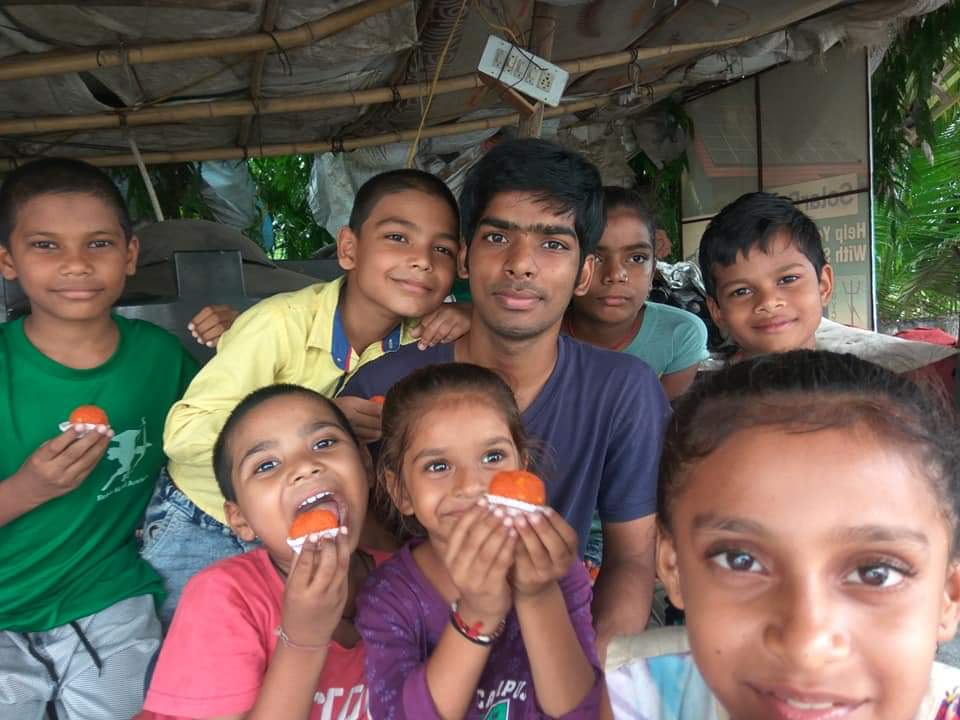
#> input picture CV and IP/ImgData/input/img.jpg, 960 x 720 px, found by its file name
$ python tempmatch.py
#> lines starting #> are read from the running program, lines starting #| are printed output that depends on the picture; after the words box and inside, x2 and y2 are one past the last pixel; in counts of white or black regions, pixels touching at a corner belong together
import cv2 as cv
import numpy as np


#Template matching is a method to find the location of a small part of image in the same image.


img = cv.imread("D:\\ImgData\\input\\img.jpg")
#> img is the input picture: shape (720, 960, 3); mean B, G, R 85.7, 95.4, 109.7
temp = cv.imread("D:\\ImgData\\input\\temp.jpg", 0)
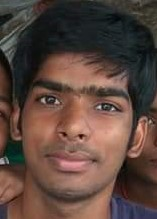
#> input picture CV and IP/ImgData/input/temp.jpg, 157 x 219 px, found by its file name
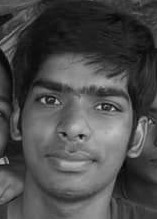
#> temp: shape (219, 157); min 2, max 219, mean 75.6
img_gray = cv.cvtColor(img, cv.COLOR_BGR2GRAY)
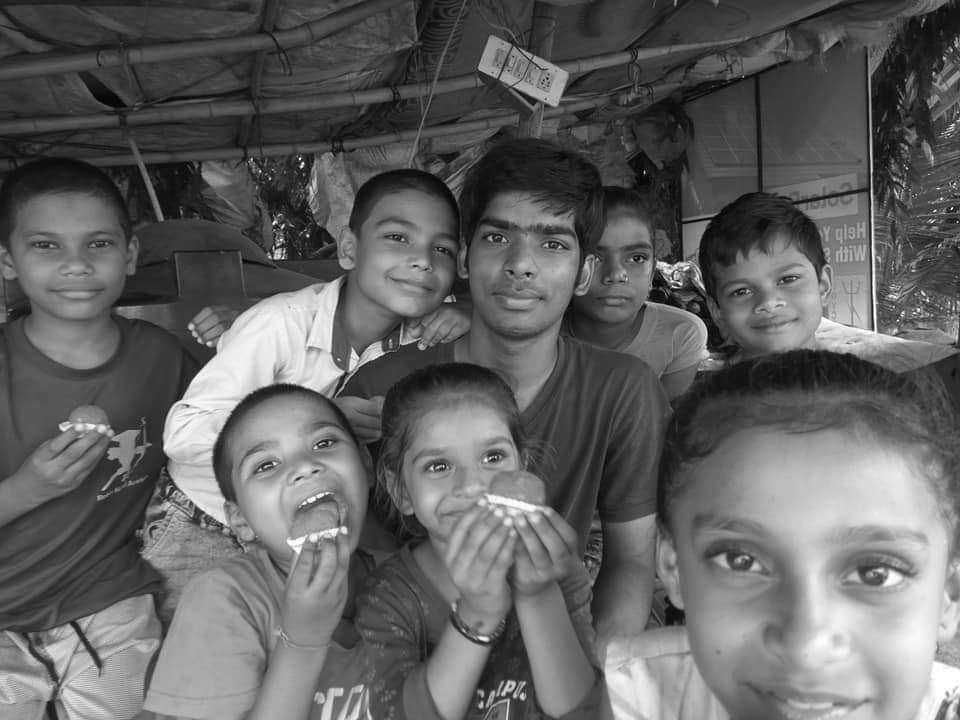
#> img_gray: shape (720, 960); min 1, max 255, mean 98.6

#Switching of rows and columns
w, h = temp.shape[::-1]
#> w = 157; h = 219

#matchTemplate() function takes the image and template as input and returns the location of the template in the image.
#Here as the method is TM_CCORR_NORMED, the pixel values matching the template will be brightest/ of maximum intensity in the result image.
result = cv.matchTemplate(img_gray, temp, cv.TM_CCORR_NORMED)
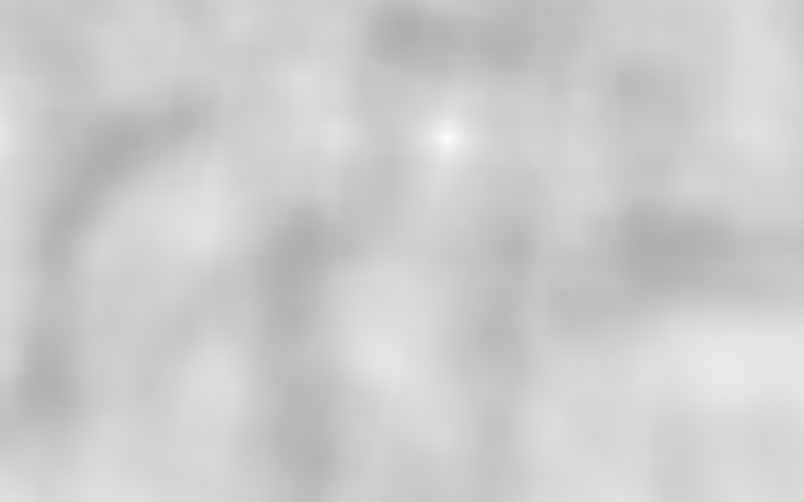
#> result: shape (502, 804) float32; min 0.685, max 1, mean 0.8

#Limiting the result to a threshold value to get the brightest pixel values.
lim = 0.997
brpx = np.where(result>=lim)
#> brpx = ([138], [447])

count = 0
#Zipping the matrix and interchanging rows and columns of the brightest pixel values.
#Here i is the array having x and y coordinates of the brightest pixel values.
for i in zip(*brpx[::-1]):
    cv.rectangle(img, i, (i[0]+w, i[1]+h), (255,255,255), 2)
    count+=1
#> this loop made 1 pass
#> (i, count) on pass 1: ((447, 138), 1)
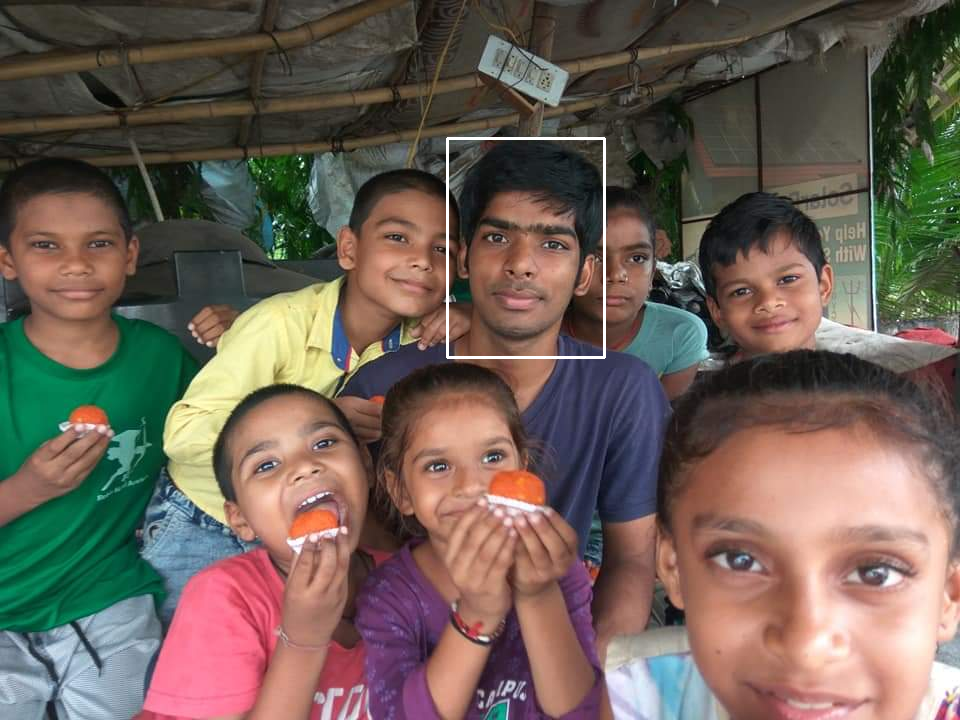
#> img: shape (720, 960, 3); 0.33% of pixels changed, all inside (x1, y1, x2, y2) = (446, 137, 606, 359)
#> after the loop, count = 1
#To count number of brightest pixel values exceeding the threshold value. We must manually increase the 'lim' value until we don't get more than one result.
print(count)
#| 1
img = cv.resize(img, (480, 360))
#> img: shape (360, 480, 3)
result = cv.resize(result, (480, 360))
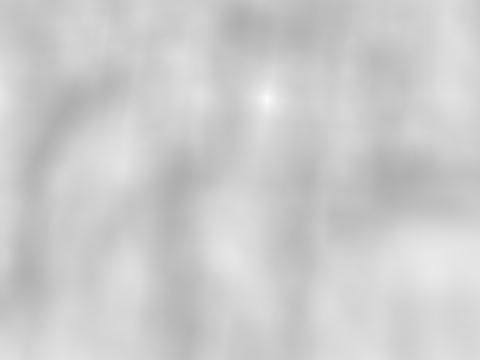
#> result: shape (360, 480) float32; min 0.685, max 0.996, mean 0.8
cv.imshow("Image", img)
cv.waitKey()
cv.destroyAllWindows()
